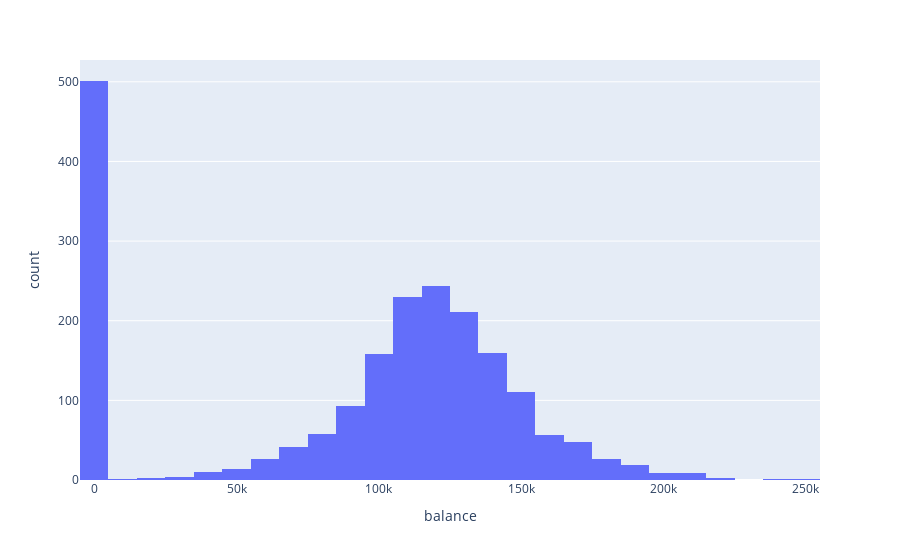

The notebook cell saved with this chart:
### Code cell
fig = px.histogram(df_yes, x="balance")
fig.show()

### Figure 1 — Plotly figure (JSON) as saved in the notebook; plotly's stock layout.template omitted (floating-point values rounded to 4 significant figures; data arrays with more than 128 entries replaced by an {"elided": "..."} marker saying what was removed)
{"data": [{"alignmentgroup": "True", "bingroup": "x", "hovertemplate": "balance=%{x}<br>count=%{y}<extra></extra>", "legendgroup": "", "marker": {"color": "#636efa", "pattern": {"shape": ""}}, "name": "", "offsetgroup": "", "orientation": "v", "showlegend": false, "type": "histogram", "x": {"elided": "2037 float values"}, "xaxis": "x", "yaxis": "y"}], "layout": {"barmode": "relative", "legend": {"tracegroupgap": 0}, "margin": {"t": 60}, "xaxis": {"anchor": "y", "domain": [0, 1], "title": {"text": "balance"}}, "yaxis": {"anchor": "x", "domain": [0, 1], "title": {"text": "count"}}}}
